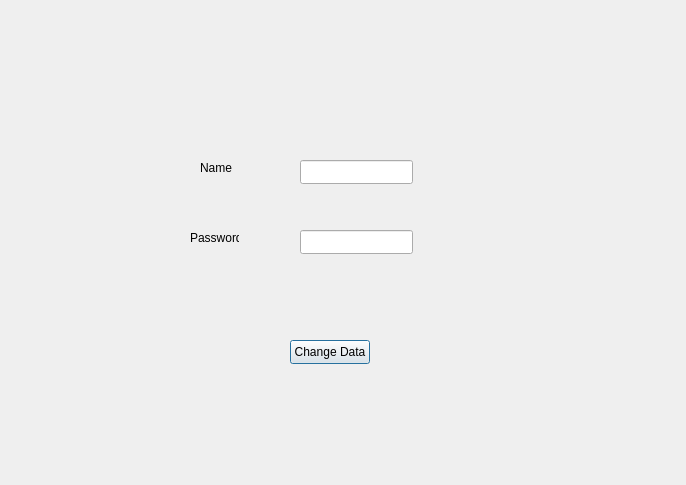
<?xml version="1.0" encoding="UTF-8"?>
<ui version="4.0">
 <class>editStudentData</class>
 <widget class="QDialog" name="editStudentData">
  <property name="geometry">
   <rect>
    <x>0</x>
    <y>0</y>
    <width>686</width>
    <height>485</height>
   </rect>
  </property>
  <property name="windowTitle">
   <string>Dialog</string>
  </property>
  <widget class="QLineEdit" name="StudName">
   <property name="geometry">
    <rect>
     <x>300</x>
     <y>160</y>
     <width>113</width>
     <height>24</height>
    </rect>
   </property>
  </widget>
  <widget class="QLabel" name="label">
   <property name="geometry">
    <rect>
     <x>200</x>
     <y>160</y>
     <width>49</width>
     <height>16</height>
    </rect>
   </property>
   <property name="text">
    <string>Name</string>
   </property>
  </widget>
  <widget class="QLabel" name="label_2">
   <property name="geometry">
    <rect>
     <x>190</x>
     <y>230</y>
     <width>49</width>
     <height>16</height>
    </rect>
   </property>
   <property name="text">
    <string>Password</string>
   </property>
  </widget>
  <widget class="QLineEdit" name="StudPass">
   <property name="geometry">
    <rect>
     <x>300</x>
     <y>230</y>
     <width>113</width>
     <height>24</height>
    </rect>
   </property>
  </widget>
  <widget class="QPushButton" name="ChangeDataBTN">
   <property name="geometry">
    <rect>
     <x>290</x>
     <y>340</y>
     <width>80</width>
     <height>24</height>
    </rect>
   </property>
   <property name="text">
    <string>Change Data</string>
   </property>
  </widget>
 </widget>
 <resources/>
 <connections/>
</ui>
